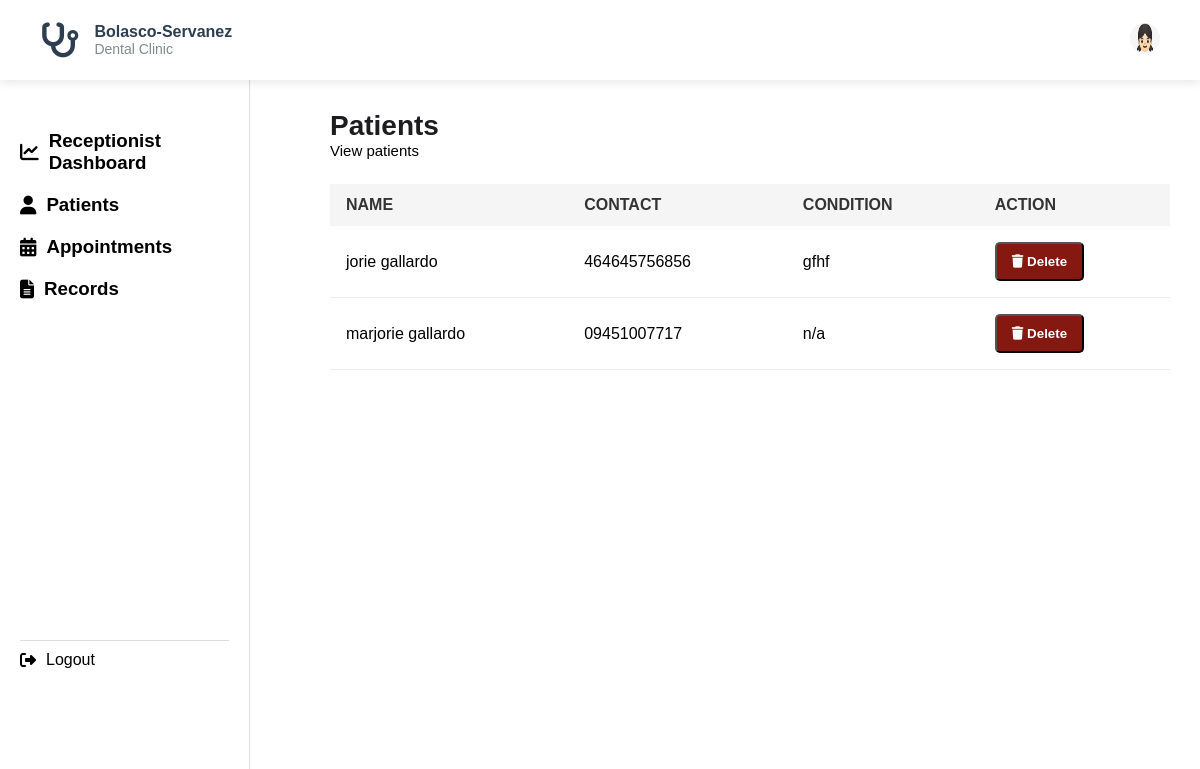
The app's page /receptionist_patients.php with its own data.
### tables this page shows
CREATE TABLE `patients` (
  `id` int(11) NOT NULL,
  `first_name` varchar(50) DEFAULT NULL,
  `last_name` varchar(50) DEFAULT NULL,
  `dob` date DEFAULT NULL,
  `gender` enum('Male','Female') DEFAULT NULL,
  `address` text DEFAULT NULL,
  `email` varchar(100) DEFAULT NULL,
  `phone` varchar(20) DEFAULT NULL,
  `allergies` text DEFAULT NULL,
  `medications` text DEFAULT NULL,
  `conditions` text DEFAULT NULL,
  `history` text DEFAULT NULL,
  `insurance_provider` varchar(100) DEFAULT NULL,
  `policy_number` varchar(50) DEFAULT NULL,
  `group_number` varchar(50) DEFAULT NULL,
  `policy_holder` varchar(100) DEFAULT NULL,
  `relationship` varchar(50) DEFAULT NULL,
  `created_at` timestamp NOT NULL DEFAULT current_timestamp()
);

### receptionist_patients.php (the view, shortened to what this page needs)
<?php
include 'db.php';
?>
<!DOCTYPE html>
<html lang="en">
<head>
    <link rel="stylesheet" href="patient.css">
    <link rel="stylesheet" href="https://cdnjs.cloudflare.com/ajax/libs/font-awesome/6.4.2/css/all.min.css">
</head>
<body>
    <div class="header">
        <div class="logo-section">
            <i class="fa-solid fa-stethoscope"></i>
            <div class="logo-text">
                <h2>Bolasco-Servanez</h2>
                <p> Dental Clinic</p>
            </div>
        </div>
        <div class="user-section">
            <div class="profile" onclick="toggleDropdown()">
                <img src="images/icon/1.jpg" alt="Profile Image">
                </div>
            </div>
        </div>
    <div class="sidebar">
        <div>
        <div class="menu">
        <div class="menu">
        <h3>  <a href="receptionist_dash.php"><i class="fas fa-chart-line"></i> Receptionist Dashboard</a></h3>
              <h3>  <a href="receptionist_patients.php"><i class="fas fa-user"></i> Patients</a></h3>
              <h3>  <a href="receptionist_appointment.php"><i class="fas fa-calendar-alt"></i> Appointments</a></h3>
              <h3>  <a href="receptionist_records.php"><i class="fas fa-file-alt"></i> Records</a></h3>
            </div>
            </div>
        </div>
        <div class="logout">
            <a href="logout.php"><i class="fa-solid fa-right-from-bracket"></i>Logout</a>
        </div>
    </div>
    <div class="container">
        <div class="patientheader">
            <h1>Patients</h1>
            <p>View patients</p>
        </div>
        <div class="table-wrapper">
            <table class="table-container">
                <thead>
                    <tr>
                        <th>Name</th>
                        <th>Contact</th>
                        <th>Condition</th>
                        <th>Action</th>
                    </tr>
                </thead>
                <?php
                $sql = "SELECT id, first_name, last_name, phone, conditions FROM patients";
                $result = $conn->query($sql);
                if ($result->num_rows > 0) {
                    while ($row = $result->fetch_assoc()) {
                        echo "<tr>
                                <td>{$row['first_name']} {$row['last_name']}</td>
                                <td>{$row['phone']}</td>
                                <td>{$row['conditions']}</td>
                               <td><a href='?delete={$row['id']}' onclick='return confirm(\'Are you sure?\');'> <button type='submit' class='delete-btn'><i class='fa fa-trash'></i> Delete</button></td>
                              </tr>";
                    }
                } else {
                    echo "<tr><td colspan='5'>No patients found.</td></tr>";
                }
                ?>
            </table>
        </div>
</body>
</html>

### patient.css (style rules this page uses)
* { margin: 0; padding: 0; box-sizing: border-box; font-family: Arial, sans-serif; }
html, body { height: 100%; width: 100%; margin: 0; padding: 0; overflow-x: hidden; }
.header { display: flex; justify-content: space-between; align-items: center; padding: 15px 40px; background: #fff; box-shadow: 0 2px 10px rgba(0, 0, 0, 0.1); height: 80px; width: 100%; position: fixed; top: 0; z-index: 1000; bottom: 0px; }
.logo-section { display: flex; align-items: center; gap: 15px; }
.logo-section i { font-size: 35px; color: #2c3e50; }
.logo-text h2 { font-size: 16px; color: #2c3e50; margin: 0; }
.logo-text p { font-size: 14px; color: #7f8c8d; margin: 0; }
.user-section { display: flex; align-items: center; gap: 20px; }
.profile { margin-left: 20px; }
.profile img { width: 30px; height: 30px; border-radius: 50%; cursor: pointer; }
.sidebar { width: 250px; height: 100vh; background: white; padding: 20px; border-right: 1px solid #ddd; position: fixed; left: 0; top: 80px; z-index: 999; }
.menu { margin-top: 20px; }
.menu a { display: flex; align-items: center; text-decoration: none; color: black; padding: 10px 0; }
.menu a i { margin-right: 10px; }
.logout { padding-top: 100px; border-top: 1px solid #ddd; margin-top: 330px; }
.logout a { display: flex; align-items: center; text-decoration: none; color: black; padding: 10px 0; margin-top: -100px; }
.logout a i { margin-right: 10px; }
.container { max-width: 1200px; margin: 0 auto; background: #fff; margin-top: 80px; padding: 30px; border-radius: 8px; margin-left: 300px; }
.patientheader { margin-bottom: 25px; }
.patientheader h1 { font-size: 28px; font-weight: bold; color: #1d1d1f; }
.patientheader p { color: black; font-size: 15px; }
.table-container { width: 100%; border-collapse: collapse; font-family: Arial, sans-serif; }
.table-container th { background: #f5f5f5; color: #333; padding: 12px 16px; text-align: left; font-weight: bold; text-transform: uppercase; }
.table-container td { padding: 16px; border-bottom: 1px solid #eee; font-size: 16px; text-transform: lowercase; }
h2 { font-size: 28px; font-weight: bold; margin-bottom: 5px; }
p { color: #666; font-size: 14px; margin-bottom: 20px; }
.delete-btn { background: #851810; padding: 10px 15px; color: white; font-weight: bold; border-radius: 5px; }

### records on screen
patients: first_name "jorie", last_name "gallardo", phone "464645756856", conditions "gfhf"
patients: first_name "marjorie", last_name "gallardo", phone "09451007717", conditions "n/a"
